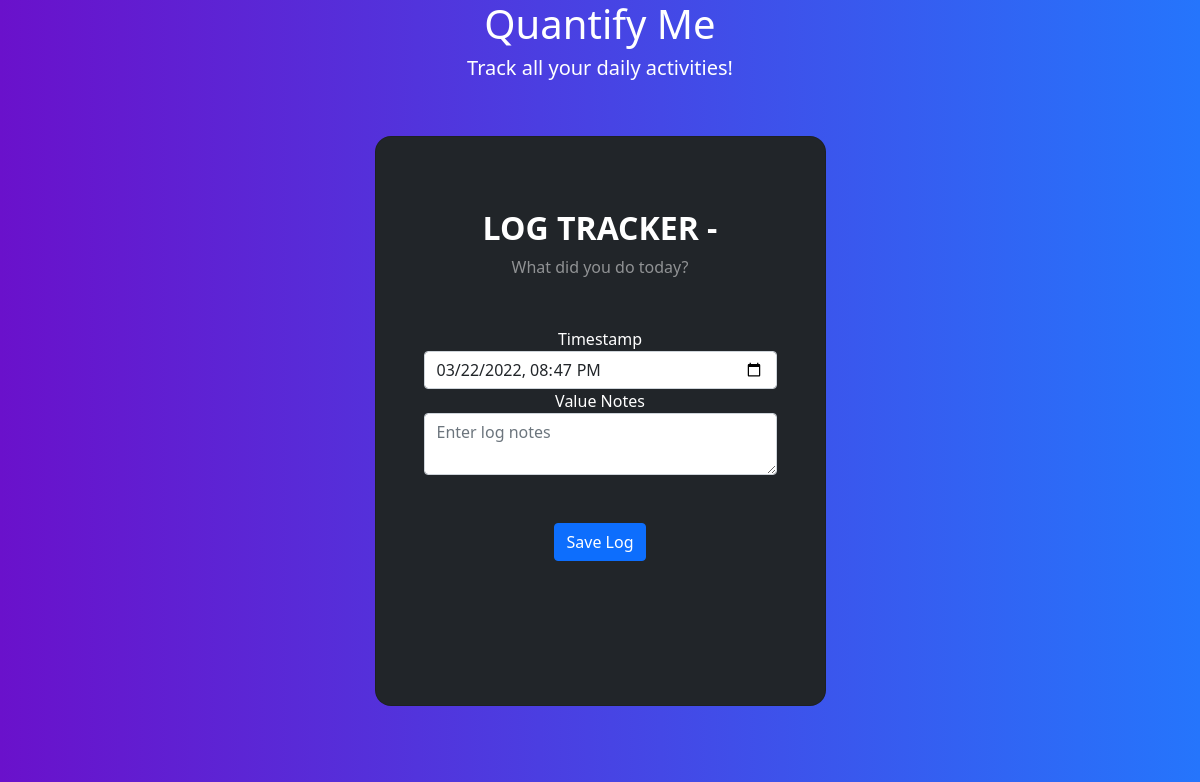
The page /trackers/Tracker/log on the database as committed earlier.
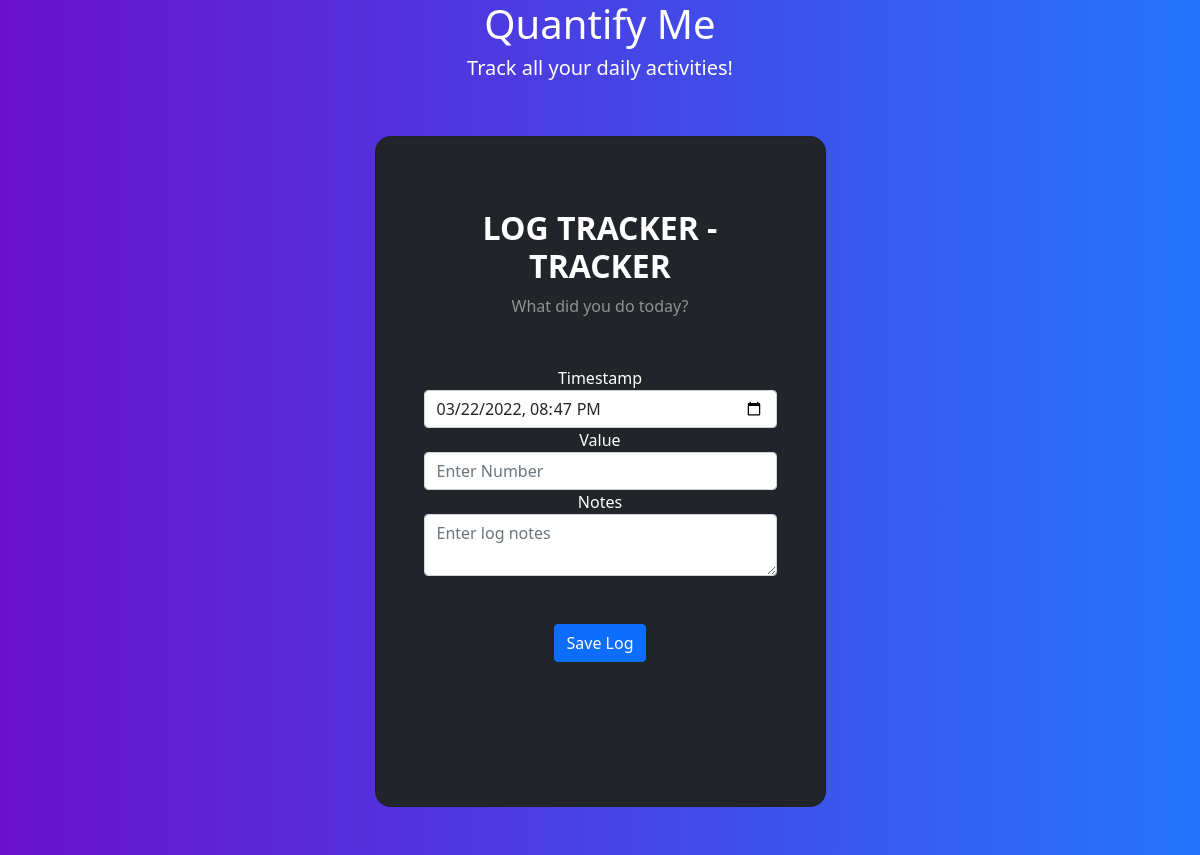
The same page on the database as committed later.
### app/models.py (models this page shows)
class Tracker(db.Model):
    __tablename__ = 'trackers'
    tracker_id = db.Column(db.Integer, primary_key=True, autoincrement=True)
    user_id = db.Column(db.Integer, db.ForeignKey('users.user_id'), nullable=False)
    name = db.Column(db.String(80), nullable=False)
    description = db.Column(db.Text, nullable=False)
    tracker_type = db.Column(db.Integer, nullable=False) #, db.ForeignKey('tracker_types.id'), nullable=False)
    settings = db.Column(db.Text)

### app/controllers.py (the view)
@app.route('/trackers/<tracker>/log', methods=['GET','POST'])
def log_tracker(tracker):
    from .models import Tracker, Log
    tracker = Tracker.query.filter_by(name=tracker).first()
    import datetime
    now = datetime.datetime.now()
    try:
        if request.method == 'POST':
            when = request.form.get('date')
            when = datetime.datetime.strptime(when, '%Y-%m-%dT%H:%M')
            value = request.form.get('value')
            note = request.form.get('note')
            from .database import db
            new_log = Log(timestamp=when, value=value, note=note, tracker_id=tracker.tracker_id, user_id=1)
            db.session.add(new_log)
            db.session.commit()
            return redirect(url_for('dashboard'))
    except Exception as e:
        print(e)
    return render_template("log_tracker.html", user=current_user, tracker=tracker, now=now)

### templates/log_tracker.html (shortened to what this page needs)
<!DOCTYPE html>
<html lang="en"><head>
    <link rel="stylesheet" href="../../static/bootstrap/css/bootstrap.min.css" />
    <link rel="stylesheet" href="../../static/style.css" />
  </head>
  <body class="gradient-custom">
    <div class="text-center text-white">
      <h1>Quantify Me</h1>
      <h5>Track all your daily activities!</h5>
    </div>
    <section class="vh-75 gradient-custom">
      <div class="container py-5 h-100">
        <div class="row d-flex justify-content-center align-items-center h-100">
          <div class="col-12 col-md-8 col-lg-6 col-xl-5">
            <div class="card bg-dark text-white" style="border-radius: 1rem">
              <div class="card-body p-5 text-center">
                <div class="mb-md-5 mt-md-4 pb-5">
                  <h2 class="fw-bold mb-2 text-uppercase">Log Tracker - {{ tracker.name }}</h2>
                  <p class="text-white-50 mb-5">What did you do today?</p>
                  <form method="POST">
                    <label for="date">Timestamp</label>
                    <input
                        type="datetime-local"
                        class="form-control"
                        id="date"
                        name="date"
                        value="{{now}}"
                        required
                    />
                    <label for="value">Value</label>
            {% if tracker.tracker_type=='Numerical'  %}
                    <input
                        type="number"
                        class="form-control"
                        id="value"
                        name="value"
                        placeholder="Enter Number"
                        maxlength="30"
                        required
                    />
            {% elif tracker.tracker_type=='Boolean' %}
                        <br>
                        <input type="radio" id="value" name="value" value="True" checked>
                         <label for="value">True</label><br>
                         <input type="radio" id="value" name="value" value="False">
                         <label for="value">False</label><br>
            {% endif %}
                        <label for="note">Notes</label>
                    <textarea
                        class="form-control"
                        id="note"
                        name="note"
                        placeholder="Enter log notes"
                        maxlength="200"
                        required
                    ></textarea>
                    <br>
                    <button
                      type="submit"
                      class="btn btn-block btn-primary mt-4"
                    >
                    Save Log
                    </button>
                  </form>
                </div>
              </div>
            </div>
          </div>
        </div>
      </div>
    </section>
  </body>
</html>

Rows that differ between the two databases and show on the page:
added Tracker: name "TRACKER"
